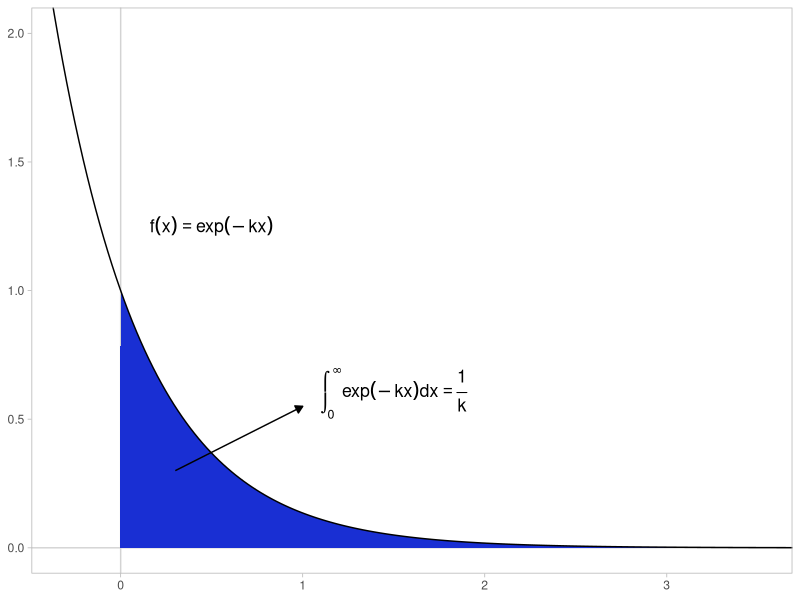
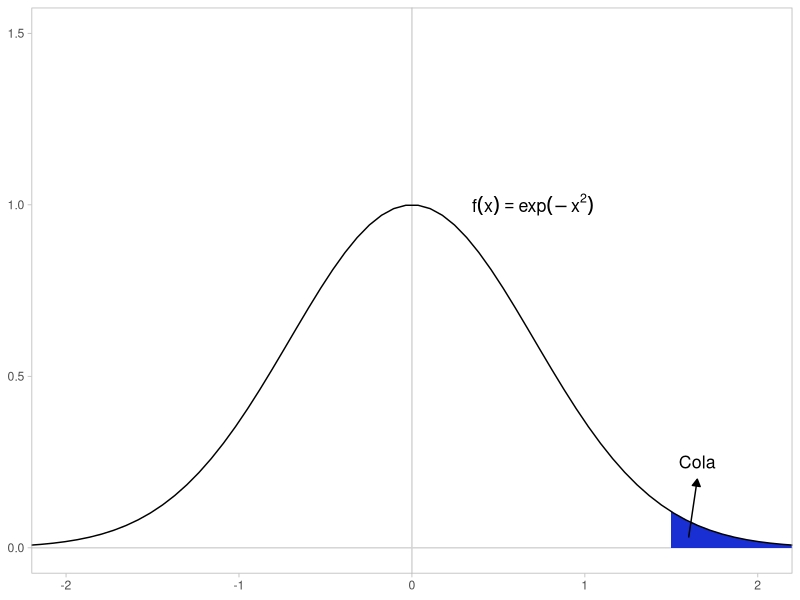
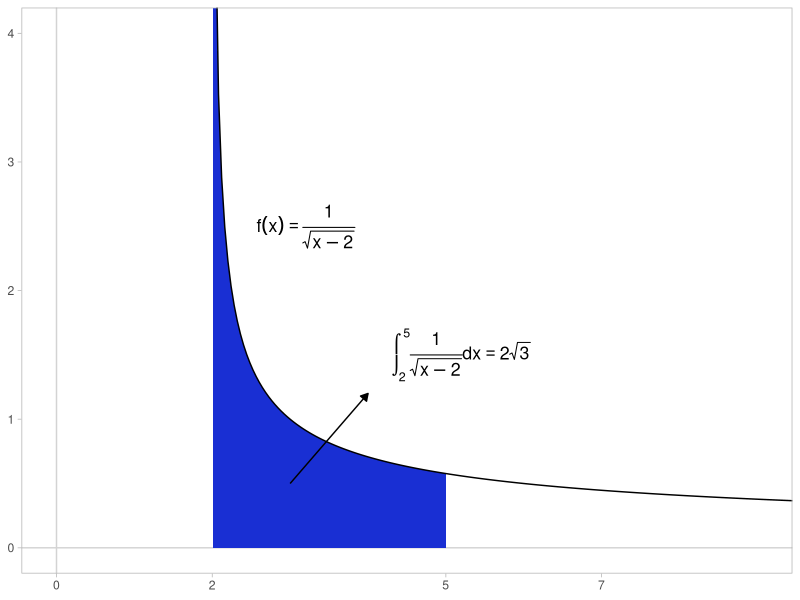

Write R code to recreate these figures, in order.
#========================================
#
# Gráficos usados en la Clase 36.
#
#========================================

# Cargando librerías. ----------------------------------
library(tibble)
library(ggplot2)


# Gráficos ---------------------------------------------

# 1. Gráfico de función e^{-kx} para k = 2 (debe ser mayor a cero) y del
# área bajo su curva.

exp_neg_df <- function(start = -1, end = 3) {
  tibble(x = seq(from = start, to = end, length.out = 200),
         y = exp(-2*x))
}

exp_neg_plot <- ggplot() +
  geom_vline(xintercept = 0, color = "lightgrey") +
  geom_hline(yintercept = 0, color = "lightgrey") +
  geom_area(data = exp_neg_df(0, 4), aes(x = x, y = y),
            fill = "#192fd3") +
  geom_path(data = exp_neg_df(-0.5, 4), aes(x = x, y = y)) +
  annotate(geom = "text", x = 0.5, y = 1.25,
           label = "f(x) == exp(-kx)", parse = TRUE, size = 4.5) +
  geom_segment(aes(x = 0.3, xend = 1, y = 0.3, yend = 0.55),
               arrow = arrow(length = unit(0.2, "cm"), type = "closed")) +
  annotate(geom = "text", x = 1.5, y = 0.6,
           label = "integral(exp(-k*x)*dx, 0, infinity) == over(1, k)",
           parse = TRUE, size = 4.5) +
  coord_cartesian(xlim = c(-0.3, 3.5), ylim = c(0, 2)) +
  theme_light() +
  theme(panel.grid = element_blank()) +
  labs(x = NULL, y = NULL)

ggsave(filename = "example-01.jpg", plot = exp_neg_plot, path = "img",
       width = 7, height = 3.5)


# 2. Gráfico de curva y área bajo ella de `e^(x^2)`.
bell_fun <- function(start, end) {
  tibble(
    x = seq(from = start, to = end, length.out = 200),
    y = exp((-(x^2)))
  )
}

bell_tail_plot <- ggplot() +
  geom_vline(xintercept = 0, color = "lightgrey") +
  geom_hline(yintercept = 0, color = "lightgrey") +
  geom_area(data = bell_fun(1.5, 2.5), aes(x = x, y = y),
            fill = "#192fd3") +
  geom_path(data = bell_fun(-7, 7), aes(x = x, y = y)) +
  geom_segment(aes(x = 1.6, xend = 1.65, y = 0.03, yend = 0.2),
               arrow = arrow(length = unit(0.2, "cm"), type = "closed")) +
  annotate(geom = "text", x = 1.65, y = 0.25, label = "Cola", size = 4.5) +
  annotate(geom = "text", x = 0.7, y = 1, label = "f(x) == exp(-x^2)",
           parse = TRUE, size = 4.5) +
  coord_cartesian(xlim = c(-2, 2), ylim = c(0, 1.5)) +
  theme_light() +
  theme(panel.grid = element_blank()) +
  labs(x = NULL, y = NULL)

ggsave(filename = "bell-curve-tail.jpg", plot = bell_tail_plot,
       path = "img", width = 7, height = 3.5)



# 3. Gráfico de curva y área bajo ella de `1/sqrt(x - 2)`.
exmp_5_df <- function(start, end) {
  tibble(
    x = seq(from = start, to = end, length.out = 200),
    y = 1/sqrt(x-2)
  )
}

exmp_5_plot <- ggplot() +
  geom_vline(xintercept = 0, color = "lightgrey") +
  geom_hline(yintercept = 0, color = "lightgrey") +
  geom_area(data = exmp_5_df(2, 5), aes(x = x, y = y), fill = "#192fd3") +
  geom_path(data = exmp_5_df(2, 10), aes(x = x, y = y)) +
  annotate(geom = "text", x = 3.2, y = 2.5,
           label = "f(x) == over(1, sqrt(x - 2))", parse = TRUE,
           size = 4.5) +
  geom_segment(aes(x = 3, xend = 4, y = 0.5, yend = 1.2),
               arrow = arrow(length = unit(0.2, "cm"), type = "closed")) +
  annotate(geom = "text", x = 5.2, y = 1.5,
           label = "integral(over(1, sqrt(x - 2))*dx, 2, 5) == 2*sqrt(3)",
           parse = TRUE, size = 4.5) +
  coord_cartesian(xlim = c(0, 9), ylim = c(0, 4)) +
  scale_x_continuous(breaks = c(0, 2, 5, 7)) +
  theme_light() +
  theme(panel.grid = element_blank()) +
  labs(x = NULL, y = NULL)

ggsave(filename = "example-05.jpg", plot = exmp_5_plot, path = "img",
       width = 7, height = 3.5)
